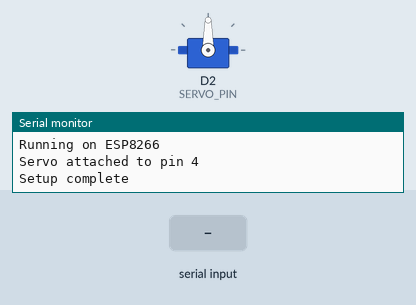
Recording of a sketch running on a simulated ESP8266 (NodeMCU). On the bench: servo, the last lines printed to the serial monitor. The inputs (shaded band) are chosen by the test bench.

Above: at 1.2 s.
1.3 s: "30,150\n" received over Serial
At 2.0 s:
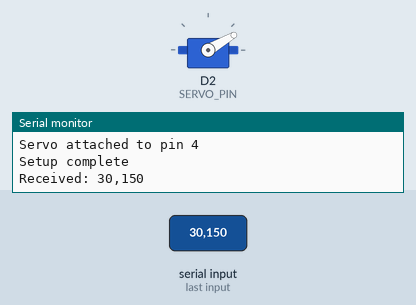
2.8 s: "5\n" received over Serial
At 3.2 s:
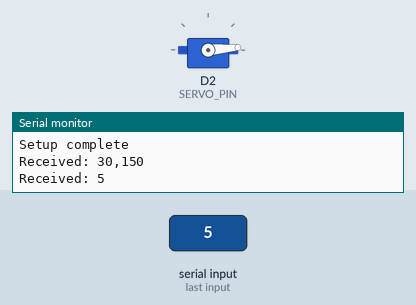
4.3 s: "200\n" received over Serial
At 5.5 s:
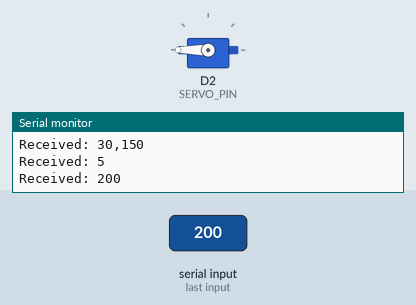
5.8 s: "90,45\n" received over Serial
At 6.6 s:
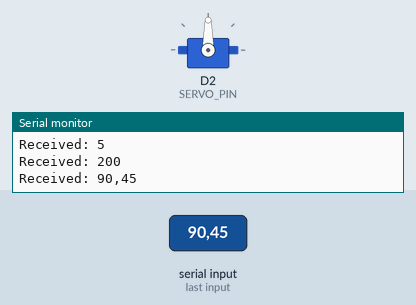
Timing chart, 0 to 8.3 s (numbered marks = the images above; inputs shaded):
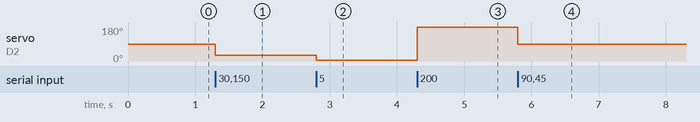

The sketch:

12-servo-3-via-serial.ino
```cpp
#include <Servo.h>

// #define LED_BUILTIN_RED D0
// #define LED_BUILTIN_BLUE D4
// #define SERVO_PIN D1
#define SERVO_PIN D2
// #define SERVO_PIN D8

Servo myservo;  // create servo object to control a servo
// twelve servo objects can be created on most boards

int servoPos = 0;  // 0 or 90


void setup() {

  Serial.begin(115200);  // Start serial communication at 115200 baud rate
  Serial.println("\nStarting up...");


    // Verify we're running on ESP8266
    #ifdef ESP8266
      Serial.println("Running on ESP8266");
    #else
      Serial.println("Not running on ESP8266!");
    #endif

  // Initialize the pins as outputs
  // pinMode(LED_BUILTIN_RED, OUTPUT);
  // pinMode(LED_BUILTIN_BLUE, OUTPUT);
  // Turn the LEDs off by making the voltage HIGH
  // (I know, this seems counter-intuitive, but this is how the on-board LEDs work)
  // digitalWrite(LED_BUILTIN_RED, HIGH);
  // digitalWrite(LED_BUILTIN_BLUE, HIGH);

  myservo.attach(SERVO_PIN);
  Serial.println("Servo attached to pin " + String(SERVO_PIN));
  Serial.println("Setup complete");
}

// Explicitly tell it what angle over serial
void loop () {
  if (Serial.available() > 0) {
    String inputString = Serial.readStringUntil('\n');  // Read until newline character
    Serial.print("Received: ");
    Serial.println(inputString);
    servoPos = inputString.toInt();
    myservo.write(servoPos);
  }
}
```

Measured:
- after the input at 1.3 s, servo on D2 (SERVO_PIN): 90° → 30° at once
- after the input at 2.8 s, servo on D2 (SERVO_PIN): 30° → 5° at once
- after the input at 4.3 s, servo on D2 (SERVO_PIN): 5° → 180° at once
- after the input at 5.8 s, servo on D2 (SERVO_PIN): 180° → 90° at once
